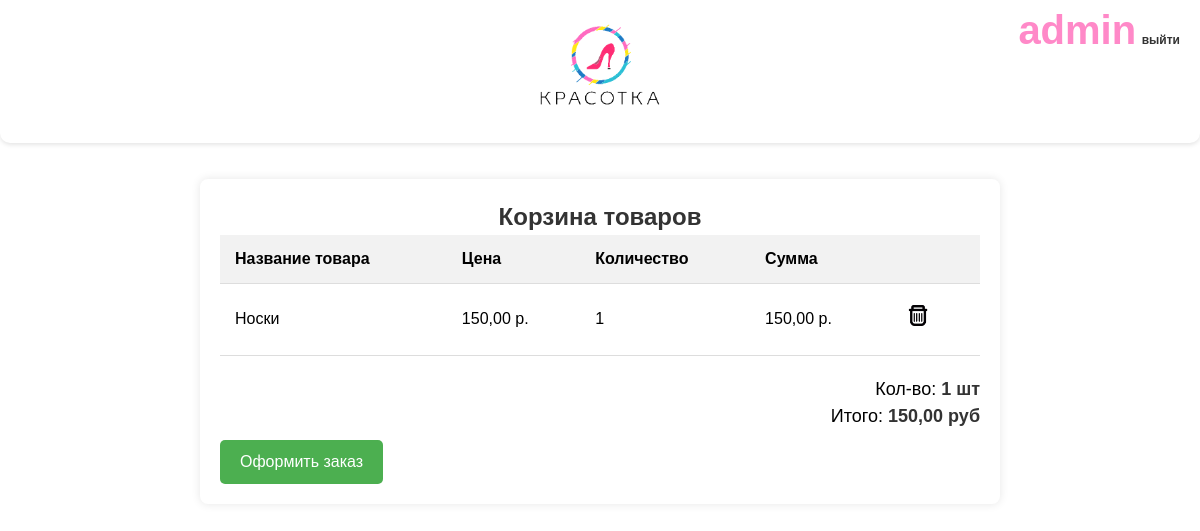
Before: /purchase/cart/ (signed in) with the older database file.
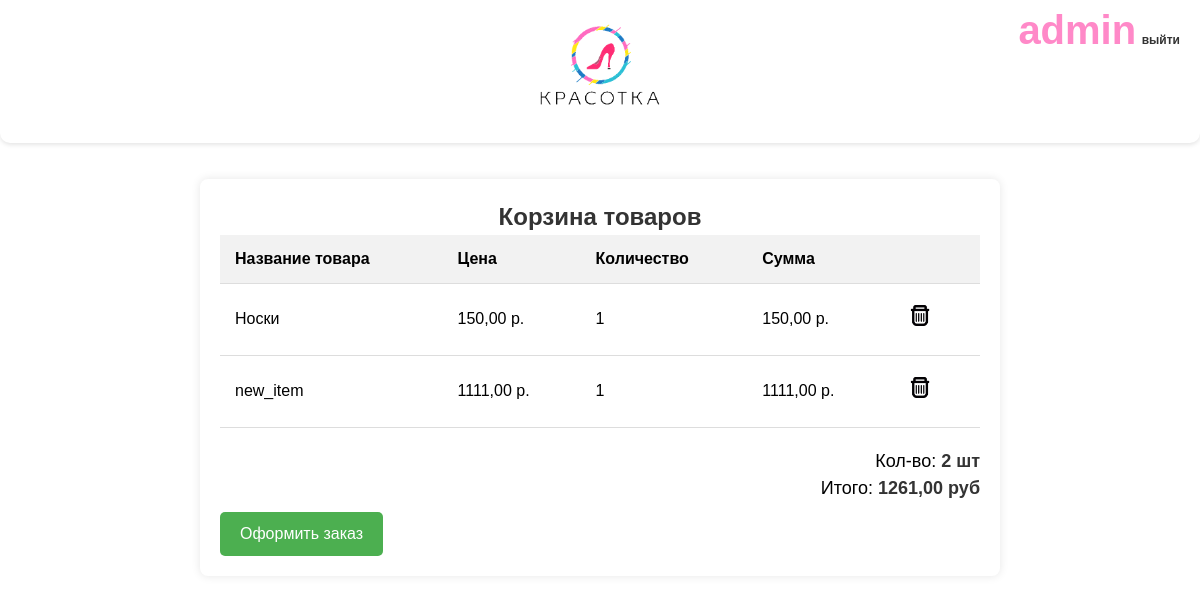
After: the same page with the newer database file.
### cart/models.py (models this page shows, shortened)
class Cart(models.Model):
    user = models.ForeignKey(to=User, on_delete=models.CASCADE, blank=True, null=True, verbose_name='пользователь')
    product = models.ForeignKey(to=Item, on_delete=models.CASCADE, verbose_name='товар')
    quantity = models.PositiveSmallIntegerField(default=0, verbose_name='кол-во')
    session_key = models.CharField(max_length=32, null=True, blank=True)
    created_timestamp = models.DateTimeField(auto_now_add=True, verbose_name='дата добавления')
    new_params = models.CharField(max_length=32, null=True, blank=True)
    class Meta:
        db_table = 'cart'
        verbose_name = 'Корзина'
        verbose_name_plural = 'Корзина'
    objects = CartQueryset().as_manager()
    def product_price(self):
        return round(self.product.sell_price() * self.quantity, 2)

### mainApp/models.py (models this page shows, shortened)
class Item(models.Model):
    category = models.ForeignKey(Category, on_delete=models.CASCADE, null=True, verbose_name='Категория')
    name = models.CharField(max_length=100, verbose_name='Название')
    description = models.TextField(default=None, verbose_name='Описание')
    price = models.DecimalField(max_digits=10, decimal_places=2, verbose_name='Цена')
    image = models.ImageField(upload_to='items/%Y/%m/%d/', blank=True, verbose_name='Фото')
    created_at = models.DateTimeField(auto_now_add=True, verbose_name='Создано')
    updated_at = models.DateTimeField(auto_now=True, verbose_name='Обновлено')
    slug_name = models.CharField(max_length=100, default='slug_name', verbose_name='Слаг (форен кей)')
    item_slug = models.CharField(max_length=100, default='item_slug', verbose_name='Слаг (предмета)')
    discount = models.DecimalField(default=0.00, max_digits=4, decimal_places=2,verbose_name='Скидка')
    def sell_price(self):
        if self.discount:
            return round(self.price - self.price * self.discount/100, 2)
        return self.price
    class Meta:
        verbose_name = 'Вещи'
        verbose_name_plural = 'Вещи'
        ordering = ['created_at', 'updated_at']

### cart/views.py (the view)
# urls.py: path('cart/', CartView.as_view(), name='cart')
class CartView(View):
    def get(self, request, *args, **kwargs):
        if request.user.is_authenticated:
            carts = Cart.objects.filter(user=request.user)
            data = {
                'carts': carts,
            }
            return render(request, 'cart.html', data)
        return render(request, 'cart.html')

### cart/models.py (called while the page is built)
    def total_price(self):
        return sum(cart.product_price() for cart in self)

    def total_quantity(self):
        if self:
            return sum(cart.quantity for cart in self)
        return 0

### cart/templates/cart.html
{% extends 'base_auth.html' %}
{% load static %}
{% block content %}
<div class="cart_container">
    <h1>Корзина товаров</h1>
    <table>
        <thead>
        <tr>
            <th>Название товара</th>
            <th>Цена</th>
            <th>Количество</th>
            <th>Сумма</th>
            <th></th>
        </tr>
        </thead>
        {% for cart in carts %}
        <tbody>
        <tr>
            <td>{{cart.product.name}}</td>
            <td>{{cart.product.price}} р.</td>
            <td>{{cart.quantity}}</td>
            <td>{{cart.product_price}} р.</td>
            <td><a href="#" class="trash"><img src="{% static 'mainApp/img/корзина.png' %}"></a></td>
        </tr>
        </tbody>
        {% endfor %}
    </table>
    <div class="total">
        Кол-во: <span><strong>{{carts.total_quantity}} шт</strong></span><br>
        Итого: <span><strong> {{carts.total_price}} руб</strong></span>
    </div>
    {% if user.is_authenticated %}
    <div>
        <a href="#" methods="#" class="compleat">Оформить заказ</a>
    </div>
    {% else %}
    <div class="not_authorized" style="width:250px;display:block;margin-left: auto;margin-right:auto;">
    <a href='http://127.0.0.1:8000/users/login/' style="color: red;">Необходимо авторизоваться</a>
</div>
    {% endif %}
</div>
{% endblock %}

Changed rows visible on the page:
computed for Cart "Носки": total_quantity "1" → "2"; total_price "150,00" → "1261,00"
added Cart: product.name "new_item", product.price "1111,00", quantity "1", product_price "1111,00"
